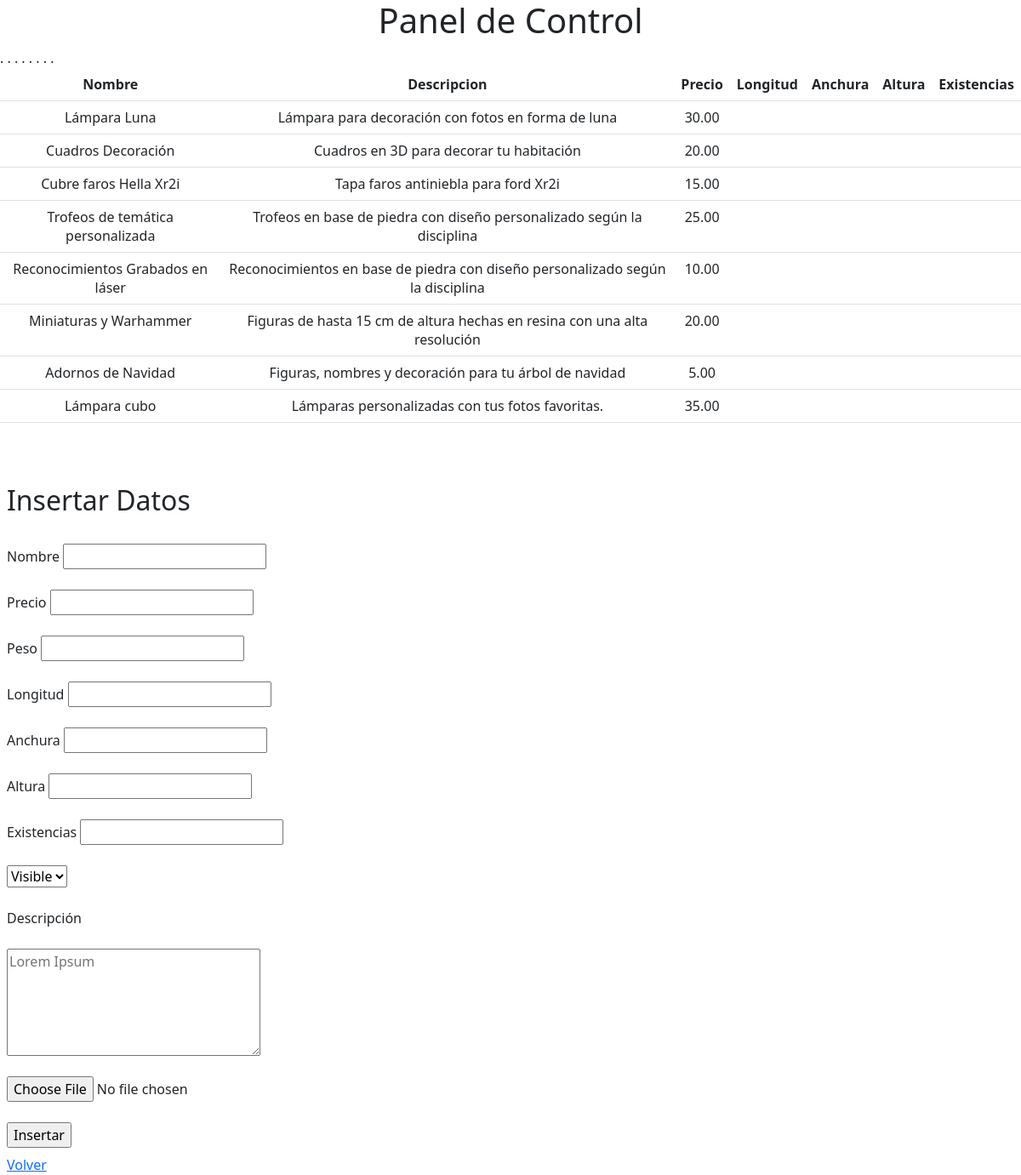
Screenshot of /admin/panelControl.php with the database file from the repository.
### tables this page shows
CREATE TABLE IF NOT EXISTS `productos` (
  `id` int(100) NOT NULL AUTO_INCREMENT,
  `nombre` varchar(255) DEFAULT NULL,
  `descripcion` varchar(255) DEFAULT NULL,
  `precio` decimal(30,2) DEFAULT NULL,
  `activado` tinyint(1) DEFAULT NULL,
  PRIMARY KEY (`id`)
);

### admin/panelControl.php (the view, shortened to what this page needs)
<link href="https://cdn.jsdelivr.net/npm/bootstrap@5.2.2/dist/css/bootstrap.min.css" rel="stylesheet">
    <h1 class="display-6 text-center">Panel de Control</h1>
<?php
    include '../php/connect.php';
    $consulta = $conn->query("SELECT * FROM productos;");
        echo "<table class='table table-hover text-center'>
            <tr>
                <th>Nombre</th>
                <th>Descripcion</th>
                <th>Precio</th>
                <th>Longitud</th>
                <th>Anchura</th>
                <th>Altura</th>
                <th>Existencias</th>
            </tr>
            ";
        while ($productos = $consulta->fetch(PDO::FETCH_BOTH )){
            echo "<tr>
                    <td>".$productos['nombre']."</td>
                    <td>".$productos['descripcion']."</td>.
                    <td>".$productos['precio']."</td>
                    <td>".$productos['longitud']."</td>
                    <td>".$productos['anchura']."</td>
                    <td>".$productos['altura']."</td>
                    <td>".$productos['existencias']."</td>
                 </tr>";
        }
        echo "</table>";
?>
    <h2 class="m-2">Insertar Datos</h2>
    <form method="post" action="insertarProducto.php" name="submit" class="m-2" enctype="multipart/form-data">
        <br>
        <label for="nombre">Nombre</label>
        <input type="text" name="nombre"><br><br>
        <label for="precio">Precio</label>
        <input type="number" name="precio"><br><br>
        <label for="peso">Peso</label>
        <input type="number" name="peso"><br><br>
        <label for="longitud">Longitud</label>
        <input type="number" name="longitud"><br><br>
        <label for="anchura">Anchura</label>
        <input type="number" name="anchura"><br><br>
        <label for="altura">Altura</label>
        <input type="number" name="altura"><br><br>
        <label for="existencias">Existencias</label>
        <input type="number" name="existencias"><br><br>
        <select name="visible" id="visible" required>
            <option value="0" selected disabled>Visible</option>
        </select><br><br>
        <label for="descripcion" class="text-center">Descripción</label> <br><br>
        <textarea name="descripcion" rows="5" cols="30" placeholder="Lorem Ipsum"></textarea>
        <br><br>
        <input type="file" name="imagen" id="imagen"><br><br>
        <input type="submit" value="Insertar">
    </form>
    <a href="../index.php" class="text-center m-2">Volver</a>

### rows the page displays
productos: nombre "Lámpara Luna", descripcion "Lámpara para decoración con fotos en forma de luna", precio "30.00"
productos: nombre "Cuadros Decoración", descripcion "Cuadros en 3D para decorar tu habitación", precio "20.00"
productos: nombre "Cubre faros Hella Xr2i", descripcion "Tapa faros antiniebla para ford Xr2i", precio "15.00"
productos: nombre "Trofeos de temática personalizada", descripcion "Trofeos en base de piedra con diseño personalizado según la disciplina", precio "25.00"
productos: nombre "Reconocimientos Grabados en láser", descripcion "Reconocimientos en base de piedra con diseño personalizado según la disciplina", precio "10.00"
productos: nombre "Miniaturas y Warhammer", descripcion "Figuras de hasta 15 cm de altura hechas en resina con una alta resolución", precio "20.00"
productos: nombre "Adornos de Navidad", descripcion "Figuras, nombres y decoración para tu árbol de navidad", precio "5.00"
productos: nombre "Lámpara cubo", descripcion "Lámparas personalizadas con tus fotos favoritas.", precio "35.00"
